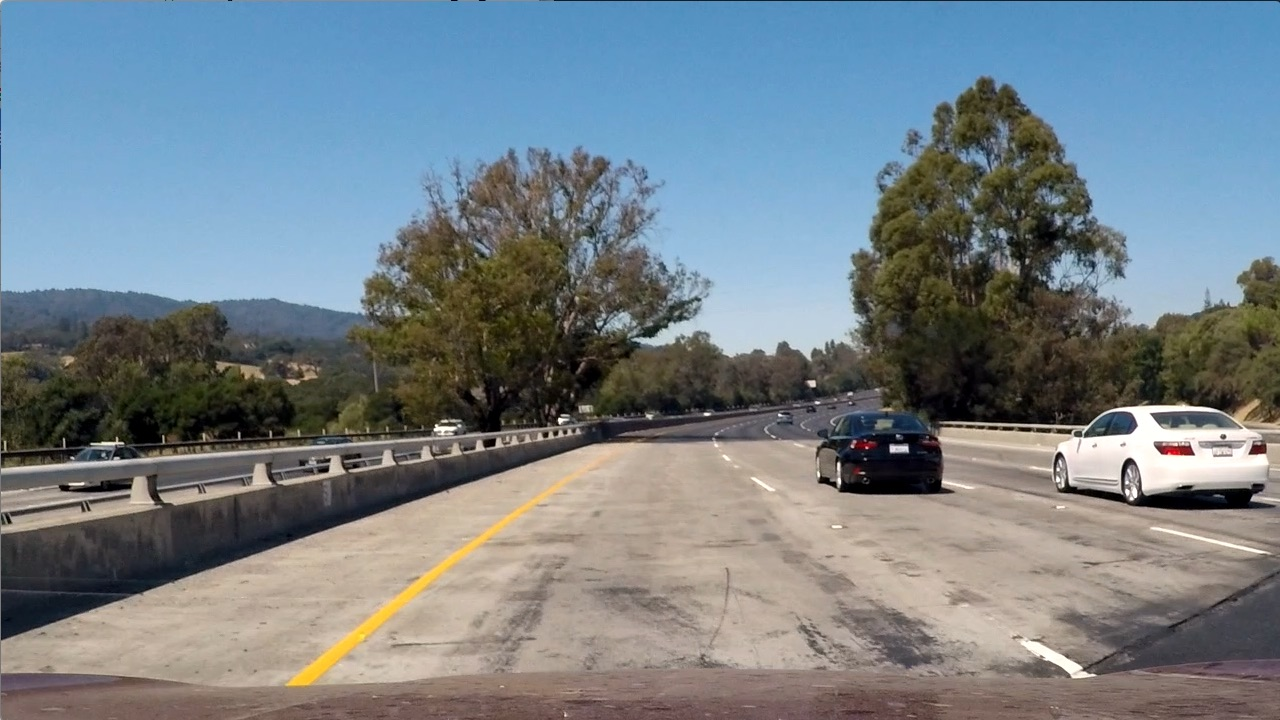
#> input picture test_images/test1.jpg, 1280 x 720 px
$ python -i helpers.py   (imports and definitions only)   (older library calls are emulated)
#> lines starting #> are read from the running program, lines starting #| are printed output that depends on the picture; after the words box and inside, x2 and y2 are one past the last pixel; in counts of white or black regions, pixels touching at a corner belong together
"""
    Docstring
"""

# Import standard libraries
import glob
import os
import math
import numpy as np
import matplotlib.pyplot as plt
import pickle
import statistics

from moviepy.editor import VideoFileClip
import cv2


# [62 lines left out: functions compute_camera_cal, undistort_image, not called in this run]

def grayscale(img):
    """Applies the Grayscale transform
    This will return an image with only one color channel
    but NOTE: to see the returned image as grayscale
    you should call plt.imshow(gray, cmap='gray')"""
    return cv2.cvtColor(img, cv2.COLOR_BGR2GRAY)

def canny(img, low_threshold, high_threshold):
    """Applies the Canny transform"""
    return cv2.Canny(img, low_threshold, high_threshold)

def gaussian_blur(img, kernel_size):
    """Applies a Gaussian Noise kernel"""
#> called with kernel_size = 7
    return cv2.GaussianBlur(img, (kernel_size, kernel_size), 0)

# [105 lines left out: functions region_of_interest, get_warp_params, warper, draw_lines, hough_lines, not called in this run]

# Calculate directional gradient
def abs_sobel_thresh(gray, orient='x', sobel_kernel=3, thresh=(0, 255)):
    # Apply x or y gradient
#> called with orient = 'x', sobel_kernel = 3, thresh = (10, 255)
    if orient == 'x':
    	sobel = cv2.Sobel(gray, cv2.CV_64F, 1, 0, ksize=sobel_kernel)
    elif orient == 'y':
    	sobel = cv2.Sobel(gray, cv2.CV_64F, 0, 1, ksize=sobel_kernel)
    # Take the absolute values
    sobel = np.absolute(sobel)
    # Rescale back to 8 bit integer
    scaled_sobel = np.uint8(255*sobel/np.max(sobel))
    # Create a copy and apply the threshold
    binary_output = np.zeros_like(scaled_sobel)
    binary_output[(scaled_sobel > thresh[0]) & (scaled_sobel < thresh[1])] = 1
    # Return the result
    return binary_output

# Calculate gradient magnitude
def mag_thresh(gray, sobel_kernel=3, mag_thresh=(0, 255)):
    # Apply x and y gradients
    sobelx = cv2.Sobel(gray, cv2.CV_64F, 1, 0, ksize=sobel_kernel)
    sobely = cv2.Sobel(gray, cv2.CV_64F, 0, 1, ksize=sobel_kernel)
    # Calculate the gradient magnitude
    sobel = np.sqrt(sobelx ** 2 + sobely ** 2)
    # Rescale back to 8 bit integer
    scaled_sobel = np.uint8(255*sobel/np.max(sobel))
    # Create a copy and apply the threshold
    binary_output = np.zeros_like(scaled_sobel)
    binary_output[(scaled_sobel > mag_thresh[0]) & (scaled_sobel < mag_thresh[1])] = 1
    # Return the result
    return binary_output

# Calculate gradient direction
def dir_threshold(gray, sobel_kernel=3, thresh=(0, np.pi/2)):
    # Apply x and y gradients
    sobelx = cv2.Sobel(gray, cv2.CV_64F, 1, 0, ksize=sobel_kernel)
    sobely = cv2.Sobel(gray, cv2.CV_64F, 0, 1, ksize=sobel_kernel)

    # Error statement to ignore division and invalid errors
    with np.errstate(divide='ignore', invalid='ignore'):
        absgraddir = np.absolute(np.arctan(sobely/sobelx))
        dir_binary =  np.zeros_like(absgraddir)
        dir_binary[(absgraddir > thresh[0]) & (absgraddir < thresh[1])] = 1
    # Return the result
    return dir_binary


def make_binary_image(img):
    """ Process color image to make binary image with candidates for lane lines.
    Args:
      img: 3D color numpy array

    Returns:
      img_canny_blur_gray: 3D numpy array binary image with blur and Canny edge detection
        applied.
    """
    # Grayscale the image.
    gray_image = grayscale(img)

    # Gaussian blur the image
    ksize = 7
    img_blur_gray = gaussian_blur(gray_image, ksize)

    ksize = 3

    gradx = abs_sobel_thresh(img_blur_gray, orient='x', sobel_kernel=ksize, thresh=(10, 255))
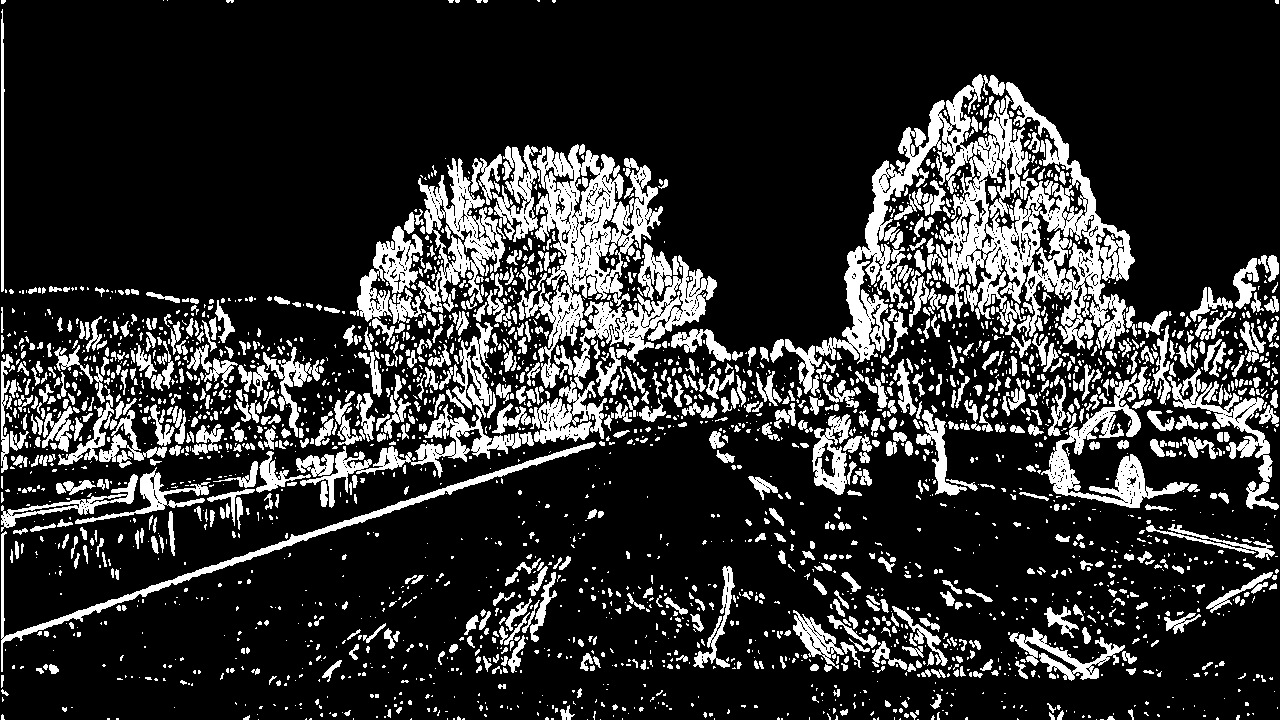
#> gradx: shape (720, 1280); values 0 (black) and 1 (white), 18.8% white; 2964 white regions (2004 under 20 px), largest, box (x1, y1, x2, y2) and area: (816, 74, 1135, 364) 28533, (492, 144, 663, 388) 13821, (554, 243, 717, 390) 5877
    grady = abs_sobel_thresh(img_blur_gray, orient='y', sobel_kernel=ksize, thresh=(60, 255))
#> grady: shape (720, 1280); values 0 (black) and 1 (white), 3.2% white; 576 white regions (371 under 20 px), largest, box (x1, y1, x2, y2) and area: (0, 438, 771, 642) 3337, (936, 397, 1260, 440) 2959, (0, 434, 435, 470) 1559
    mag_binary = mag_thresh(img_blur_gray, sobel_kernel=ksize, mag_thresh=(40, 255))
#> mag_binary: shape (720, 1280); values 0 (black) and 1 (white), 8.4% white; 879 white regions (596 under 20 px), largest, box (x1, y1, x2, y2) and area: (0, 397, 1280, 643) 17320, (0, 409, 662, 476) 9848, (0, 448, 397, 536) 7149
    dir_binary = dir_threshold(img_blur_gray, sobel_kernel=ksize, thresh=(.65, 1.05))
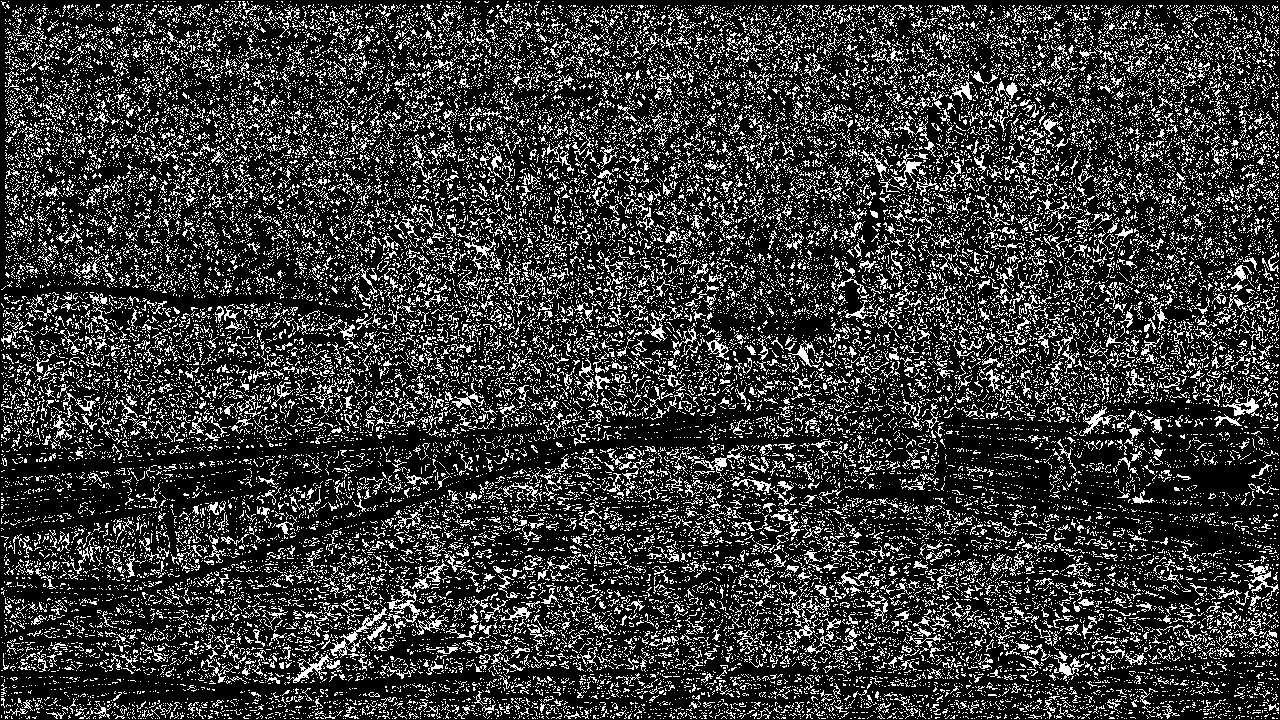
#> dir_binary: shape (720, 1280) float64; values 0 (black) and 1 (white), 21.8% white in thin lines or dots

    # Combine all the thresholding information
    combined = np.zeros_like(dir_binary)
    combined[((gradx == 1) & (grady == 1)) | ((mag_binary == 1) & (dir_binary == 1))] = 1

    # Get hls channels
    hls = cv2.cvtColor(img, cv2.COLOR_RGB2HLS)
#> hls: shape (720, 1280, 3); mean of channels 0, 1, 2 60.2, 126.7, 74.4
    #h = hls[:,:,0]
    #l = hls[:,:,1]
    s = hls[:,:,2]
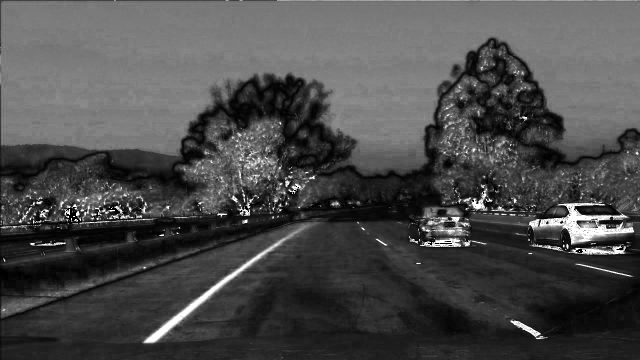
#> s: shape (720, 1280) (shown at 1/2 size); min 0, max 255, mean 74.4
    # Filter on s channel in coordination with the combined image
    s_binary = np.zeros_like(combined)
    s_binary[(s > 160) & (s < 255)] = 1
    # Stack each channel to view their individual contributions in green and blue respectively
    # This returns a stack of the two binary images, whose components you can see as different colors

    HSV = cv2.cvtColor(img, cv2.COLOR_RGB2HSV)
#> HSV: shape (720, 1280, 3); mean H, S, V 60.3, 78, 149.5
    # For yellow
    yellow = cv2.inRange(HSV, (20, 100, 100), (50, 255, 255))
#> yellow: shape (720, 1280); 0.6% white; 229 white regions (206 under 20 px), largest, box (x1, y1, x2, y2) and area: (286, 498, 540, 688) 3112, (1225, 306, 1258, 336) 351, (1178, 323, 1202, 343) 180
    # For white
    sensitivity_1 = 68
    white = cv2.inRange(HSV, (0,0,255-sensitivity_1), (255,20,255))
#> white: shape (720, 1280); 1.3% white; 220 white regions (191 under 20 px), largest, box (x1, y1, x2, y2) and area: (1057, 406, 1268, 492) 8334, (1022, 641, 1082, 675) 575, (9, 460, 131, 472) 331
    sensitivity_2 = 60
    HSL = cv2.cvtColor(img, cv2.COLOR_RGB2HLS)
    white_2 = cv2.inRange(HSL, (0,255-sensitivity_2,0), (255,255,sensitivity_2))
#> white_2: shape (720, 1280); 0.56% white; 448 white regions (425 under 20 px), largest, box (x1, y1, x2, y2) and area: (706, 329, 852, 359) 889, (1067, 460, 1123, 490) 825, (641, 321, 698, 345) 442
    white_3 = cv2.inRange(img, (200,200,200), (255,255,255))
#> white_3: shape (720, 1280); 1.2% white; 155 white regions (130 under 20 px), largest, box (x1, y1, x2, y2) and area: (1055, 405, 1268, 491) 8780, (1019, 638, 1096, 678) 737, (1151, 527, 1267, 553) 337
    #bit_layer = combined | yellow | white | white_2 | white_3
    color_binary = np.zeros_like(combined)
    color_binary[(s_binary > 0) | (combined > 0) | (yellow > 0) | (white > 0) | (white_2 > 0) | (white_3 > 0)] = 1

    if np.amax(color_binary) < 200:
        color_binary = (color_binary / np.amax(color_binary)) * 255

    return color_binary

# [131 lines left out: functions calc_curvature, zero_left_right, calc_fit, calc_offset, shade_lane, annotate_image and 1 more, not called in this run]

# Define a class to receive the characteristics of each line detection
class Line():
    # [196 lines left out: functions __init__, proc_pipeline, not called in this run]


def proc_video_pipeline(img):
    result = proc_pipeline(objpoints, imgpoints, img, False, video = 1, outdir = '', name = '')
    return result

# [60 lines left out: function main, not called in this run]


# [2 lines not run here, left out]

>>> import cv2
>>> picture = cv2.cvtColor(cv2.imread('test_images/test1.jpg'), cv2.COLOR_BGR2RGB)
>>> result = make_binary_image(picture)
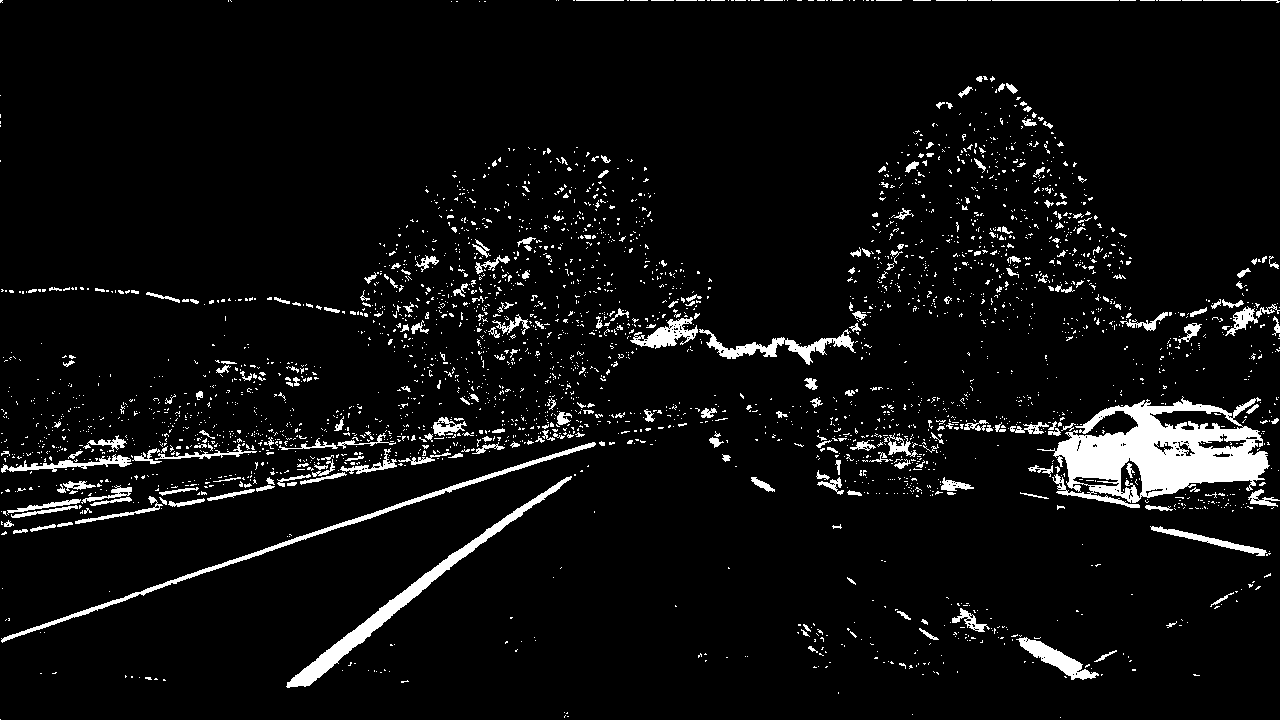
#> result: shape (720, 1280) float64; 5.6% white; 3173 white regions (2892 under 20 px), largest, box (x1, y1, x2, y2) and area: (1037, 396, 1270, 508) 12704, (286, 476, 572, 688) 3773, (1, 442, 596, 643) 2642

$ run again, on test_images/test5.jpg
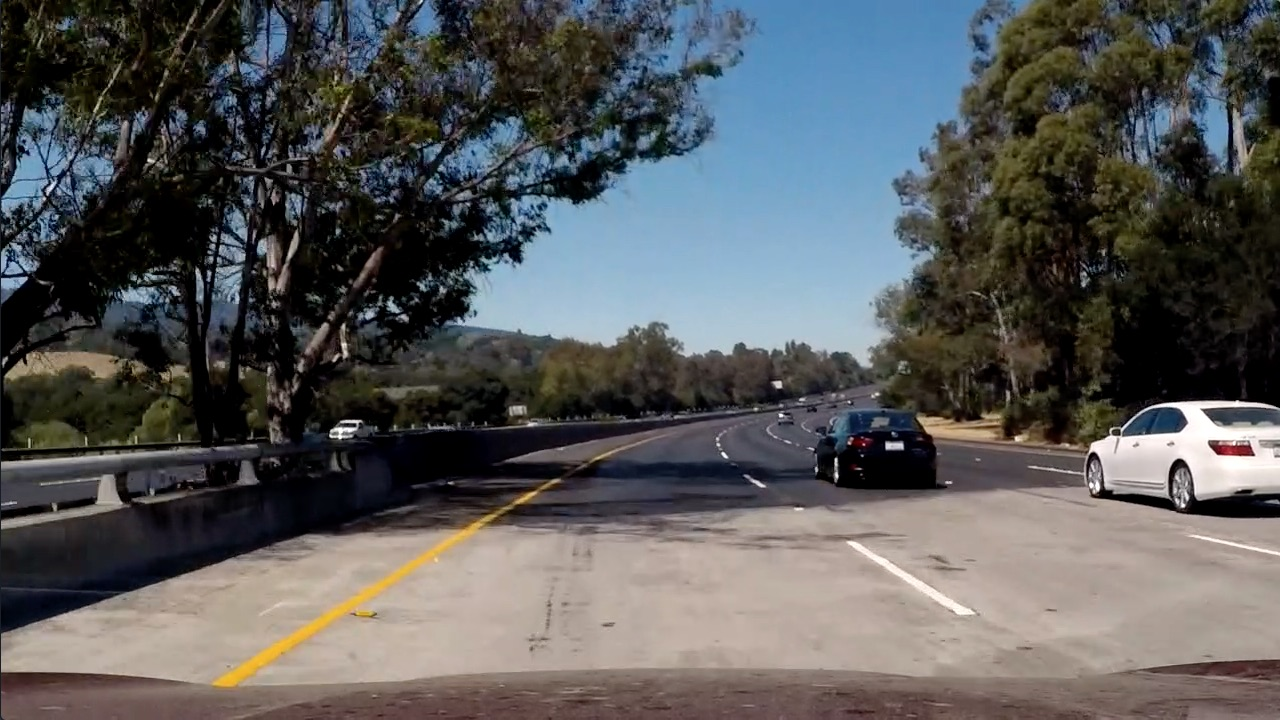
#> input picture test_images/test5.jpg, 1280 x 720 px
#> in make_binary_image, `gradx = abs_sobel_thresh(img_blur_gray, orient='x', sobel_kernel=ksize..`:
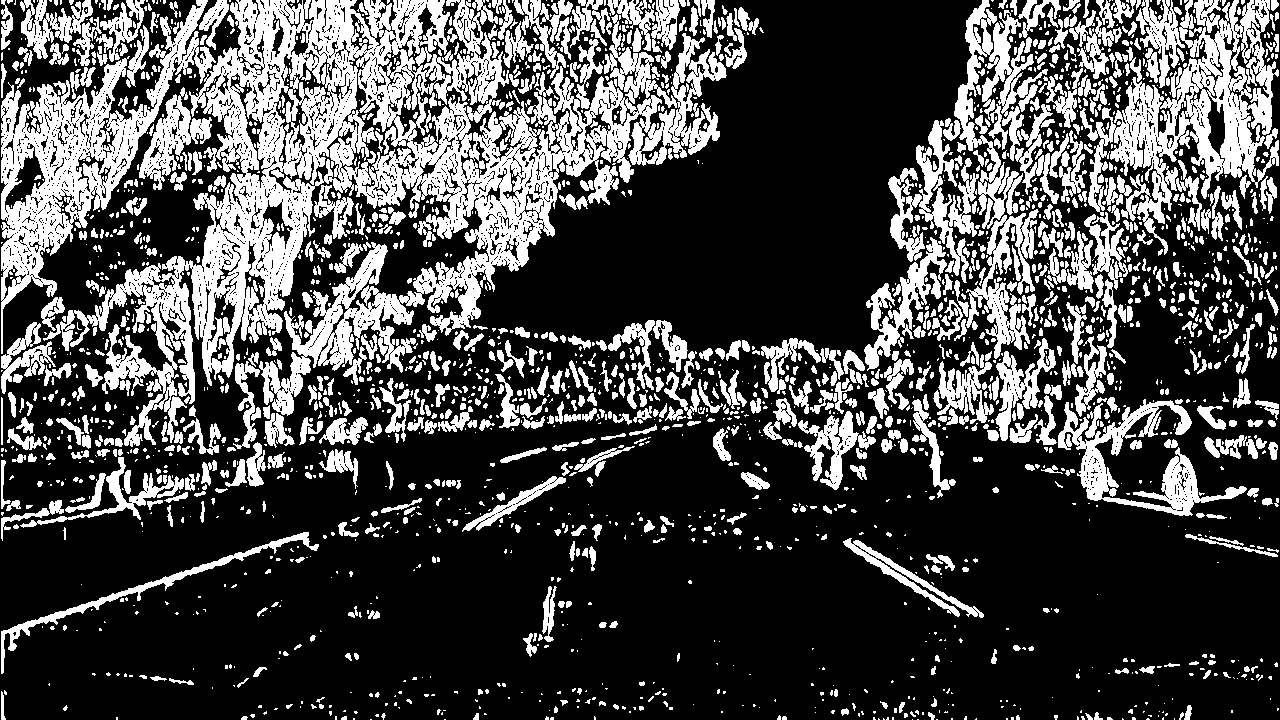
#> gradx: shape (720, 1280); values 0 (black) and 1 (white), 28.8% white; 2509 white regions (1614 under 20 px), largest, box (x1, y1, x2, y2) and area: (43, 0, 727, 447) 88017, (1, 0, 216, 354) 18203, (1080, 0, 1279, 255) 17191
#> grady: shape (720, 1280); values 0 (black) and 1 (white), 3% white; 1020 white regions (752 under 20 px), largest, box (x1, y1, x2, y2) and area: (1109, 398, 1280, 432) 1322, (0, 442, 258, 463) 1107, (0, 545, 271, 634) 1085
#> mag_binary: shape (720, 1280); values 0 (black) and 1 (white), 12.2% white; 1574 white regions (1017 under 20 px), largest, box (x1, y1, x2, y2) and area: (441, 129, 896, 371) 8284, (1028, 398, 1280, 521) 7488, (0, 98, 125, 251) 5256
#> dir_binary: shape (720, 1280) float64; values 0 (black) and 1 (white), 21.1% white in thin lines or dots
#> hls: shape (720, 1280, 3); mean of channels 0, 1, 2 55.5, 89.2, 70.1
#> HSV: shape (720, 1280, 3); mean H, S, V 55.5, 83.8, 101.8
#> yellow: shape (720, 1280); 0.38% white; 61 white regions (57 under 20 px), largest, box (x1, y1, x2, y2) and area: (211, 508, 508, 688) 3108, (355, 610, 377, 618) 119, (520, 493, 531, 502) 46, (1030, 5, 1040, 14) 28
#> white: shape (720, 1280); 1.3% white; 142 white regions (115 under 20 px), largest, box (x1, y1, x2, y2) and area: (1089, 401, 1280, 496) 9639, (848, 346, 870, 366) 219, (330, 428, 357, 439) 123
#> white_2: shape (720, 1280); 0.54% white; 352 white regions (324 under 20 px), largest, box (x1, y1, x2, y2) and area: (1099, 447, 1183, 492) 2034, (1195, 472, 1280, 495) 752, (1228, 403, 1276, 408) 104
#> white_3: shape (720, 1280); 1.1% white; 68 white regions (59 under 20 px), largest, box (x1, y1, x2, y2) and area: (1089, 401, 1280, 495) 8223, (847, 541, 975, 615) 1038, (1190, 535, 1280, 555) 245
#> `result = make_binary_image(picture)`:
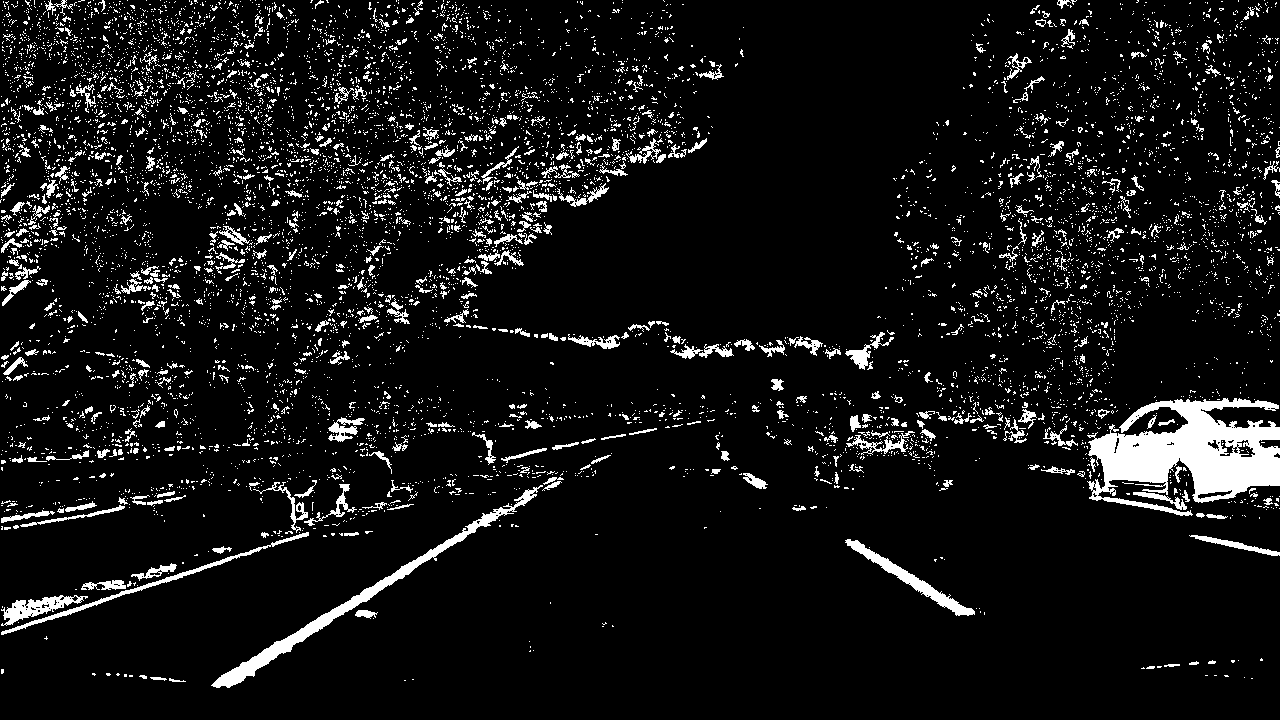
#> result: shape (720, 1280) float64; 7.9% white; 8205 white regions (7674 under 20 px), largest, box (x1, y1, x2, y2) and area: (1087, 398, 1280, 516) 12228, (211, 485, 543, 688) 3656, (845, 539, 975, 616) 1424
